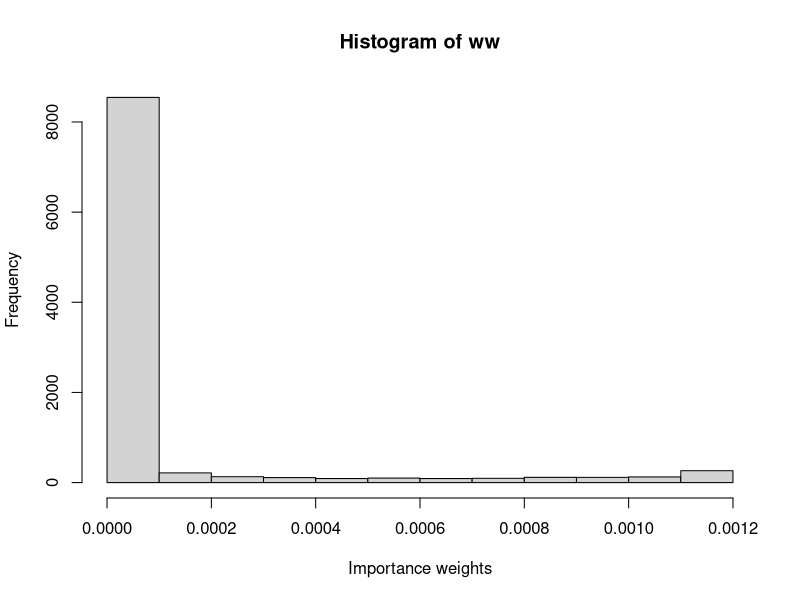
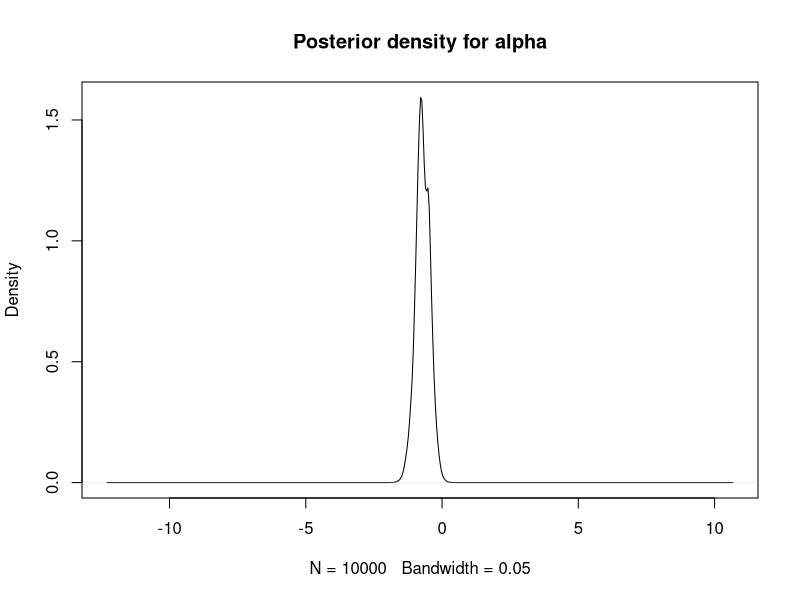
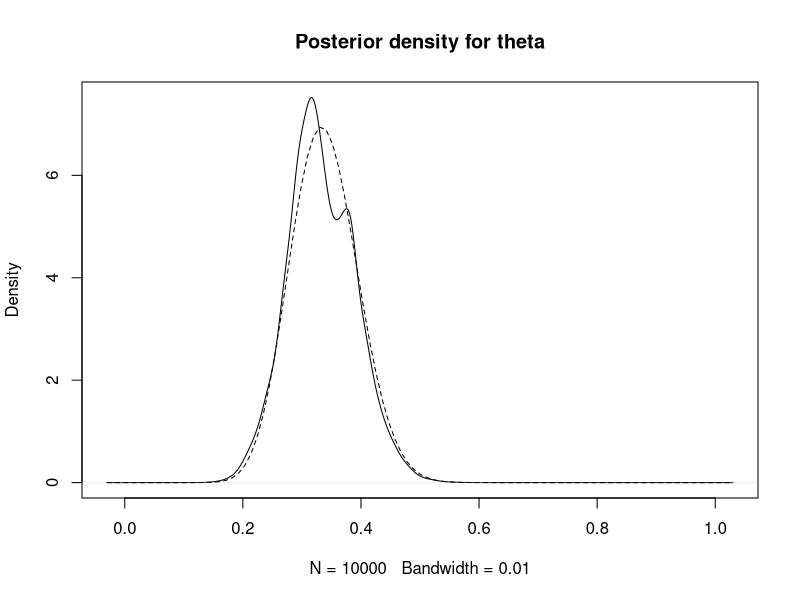
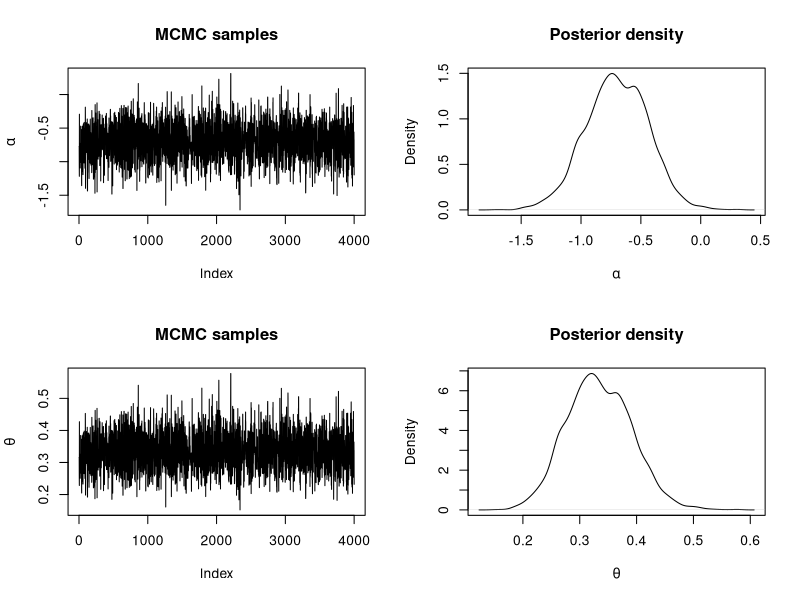

Source code (R) for these figures, in order:
## ---- chunk 1
data <- data.frame(MMs = c(20, 22, 24), red = c(5, 8, 9))
## ---- chunk 2
n_simulations <- 10000
set.seed(12)
# The two proposed sampling distribution means - uncomment the one you want
alpha_sim_mean <- 0
#alpha_sim_mean <- -1.5
alpha_sim <- rnorm(n_simulations,alpha_sim_mean,sqrt(1/0.1))

# Log-Likelihood (for each value of theta_sim/alpha_sim)
loglik_binom <- sapply(alpha_sim, function(ALPHA) {
  theta_sim <- plogis(ALPHA)
  sum(dbinom(data$red, data$MMs, theta_sim, log = TRUE))
})

# Log-weights: log-lik + log-prior - log-sampling_distr
log_ww <- loglik_binom + dnorm(alpha_sim, 0, sqrt(1/0.001), log = TRUE) - dnorm(alpha_sim,alpha_sim_mean,sqrt(1/0.1),log=TRUE)

# Re-scale weights to sum to one
log_ww <- log_ww - max(log_ww)
ww <- exp(log_ww)
ww <- ww / sum(ww)

## ---- chunk 3
hist(ww, xlab = "Importance weights")
## ---- chunk 4
# Posterior mean
post_mean <- sum(alpha_sim * ww)
post_mean 

# Posterior variance
post_var <- sum(alpha_sim^2 * ww)- post_mean^2
post_var

# Posterior mean - on theta
theta_sim <- plogis(alpha_sim)
post_mean <- sum(theta_sim * ww)
post_mean 

# Posterior variance - on theta
post_var <- sum(theta_sim^2 * ww)- post_mean^2
post_var
## ---- chunk 5
plot(density(alpha_sim, weights = ww, bw = 0.05), main = "Posterior density for alpha")
## ---- chunk 6
plot(density(theta_sim, weights = ww, bw = 0.01), main = "Posterior density for theta")
curve(dbeta(x, sum(data$red) + 1, sum(data$MMs) -sum(data$red) + 1), lty = 2, add = TRUE)
## ---- chunk 7
ESS <- function(ww){
  (sum(ww)^2)/sum(ww^2)
}
ESS(ww)
n_simulations
## ---- chunk 8
#Proposal distribution: sampling
rq <- function(alpha) {
  res <- rnorm(1, alpha, sqrt(1 / 0.1)) #Sample alpha

  return(res)
}

#Proposal distribution: log-density
logdq <- function(new.alpha, alpha) {
  res <- dnorm(new.alpha, alpha, sd = sqrt(1 / 0.1), log = TRUE)
}

#Prior distribution
logprior <- function(alpha) {
  res <- dnorm(alpha, 0, sd = sqrt(1 / 0.001), log = TRUE) #alpha

  return(res)
}

#LogLikelihood
loglik <- function(alpha) {
  theta_sim <- plogis(alpha)
  sum(dbinom(data$red, data$MMs, theta_sim, log = TRUE))
}
## ---- chunk 9
#Number of iterations
n.iter <- 40500

#Simulations of the parameter
alpha <- numeric(n.iter)

#Initial value
alpha[1] <- 0.0

for(i in 2:n.iter) {
  new.alpha <- rq(alpha[i - 1])
  
  #Log-Acceptance probability
  logacc.prob <- loglik(new.alpha) + logprior(new.alpha) + logdq(alpha[i - 1], new.alpha)
  logacc.prob <- logacc.prob - loglik(alpha[i - 1]) - logprior(alpha[i - 1]) - 
    logdq(new.alpha, alpha[i - 1])
  logacc.prob <- min(0, logacc.prob)#0 = log(1)
  
  if(log(runif(1)) < logacc.prob) {
    #Accept
    alpha[i] <- new.alpha
  } else {
    #Reject
    alpha[i] <- alpha[i - 1]
  }
}
## ---- chunk 10
#Remove burn-in
alpha <- alpha[-c(1:500)]

#Thinning
alpha <- alpha[seq(1, length(alpha), by = 10)]

#Summary statistics
summary(alpha)

#Summary statistics - on theta
theta <- plogis(alpha)
summary(theta)

par(mfrow = c(2, 2))
#Alpha
plot(alpha, type = "l", main = "MCMC samples",
  ylab = expression(alpha))
plot(density(alpha), main = "Posterior density",
  xlab = expression(alpha))
#Theta
plot(theta, type = "l", main = "MCMC samples",
  ylab = expression(theta))
plot(density(theta), main = "Posterior density",
  xlab = expression(theta))
## ---- chunk 11
data <- data.frame(Us = c(25, 29, 27, 27, 25, 27, 22, 26, 27, 29, 23, 28, 25,
  24, 22, 25, 23, 29, 23, 28, 21, 29, 28, 23, 28))
y <- data$Us
